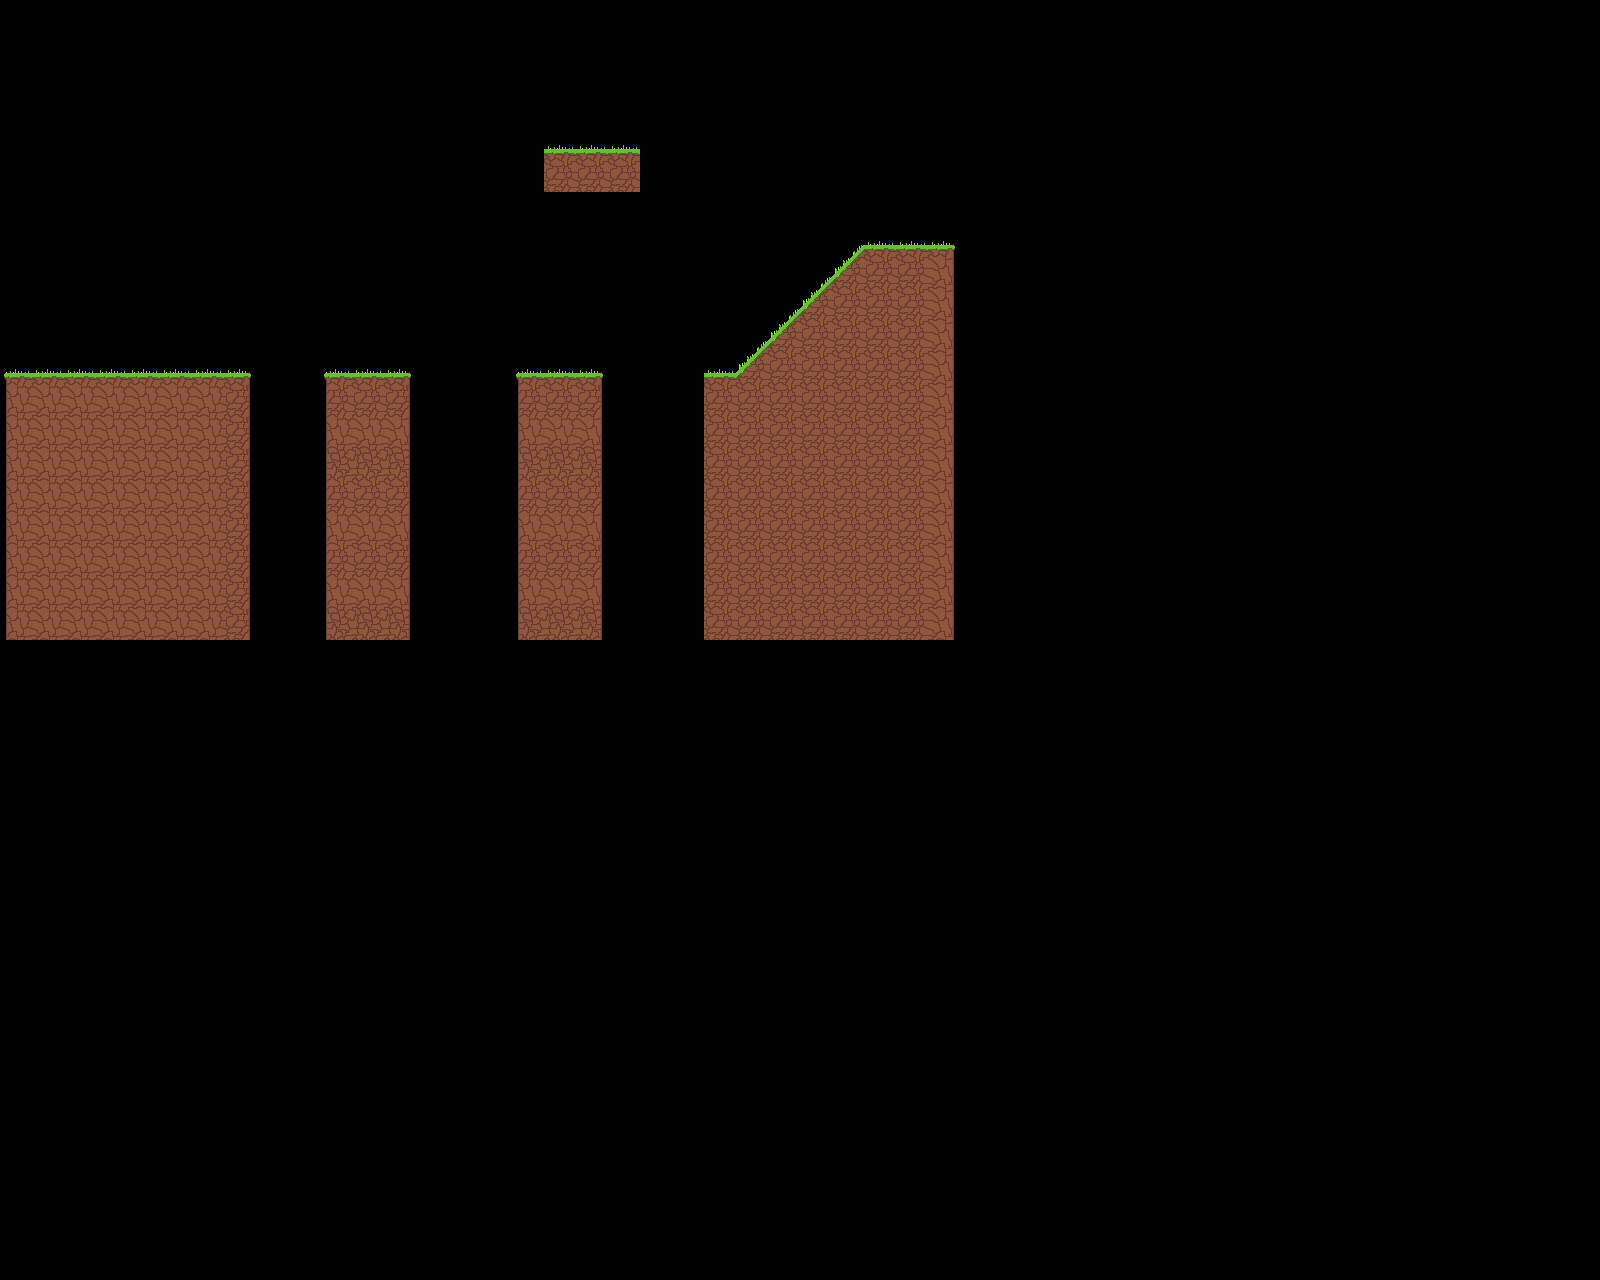

A 2D game scene composited from a Tiled map and its tileset images. What follows is a short description and the map's XML, with every tile layer's data as written:
An orthogonal 50x40 tile map with 32x32 px tiles, 2 tile layers (plataformas, suelos) and 9 objects.

<map version="1.10" tiledversion="1.10.2" orientation="orthogonal" renderorder="right-down" width="50" height="40" tilewidth="32" tileheight="32" infinite="0" nextlayerid="8" nextobjectid="17">
 <tileset firstgid="1" source="tilemap1_32.tsx" />
 <objectgroup id="2" name="estrellas">
  <object id="1" x="781.333" y="497.333">
   <point />
  </object>
  <object id="2" x="428" y="506.667">
   <point />
  </object>
  <object id="3" x="1000" y="628">
   <point />
  </object>
  <object id="4" x="245.333" y="824">
   <point />
  </object>
  <object id="5" x="592" y="821.333">
   <point />
  </object>
  <object id="6" x="790.667" y="853.333">
   <point />
  </object>
 </objectgroup>
 <layer id="7" name="plataformas" width="50" height="40">
  <data encoding="csv">
0,0,0,0,0,0,0,0,0,0,0,0,0,0,0,0,0,0,0,0,0,0,0,0,0,0,0,0,0,0,0,0,0,0,0,0,0,0,0,0,0,0,0,0,0,0,0,0,0,0,
0,0,0,0,0,0,0,0,0,0,0,0,0,0,0,0,0,0,0,0,0,0,0,0,0,0,0,0,0,0,0,0,0,0,0,0,0,0,0,0,0,0,0,0,0,0,0,0,0,0,
0,0,0,0,0,0,0,0,0,0,0,0,0,0,0,0,0,0,0,0,0,0,0,0,0,0,0,0,0,0,0,0,0,0,0,0,0,0,0,0,0,0,0,0,0,0,0,0,0,0,
0,0,0,0,0,0,0,0,0,0,0,0,0,0,0,0,0,0,0,0,0,0,0,0,0,0,0,0,0,0,0,0,0,0,0,0,0,0,0,0,0,0,0,0,0,0,0,0,0,0,
0,0,0,0,0,0,0,0,0,0,0,0,0,0,0,0,0,20,20,20,0,0,0,0,0,0,0,0,0,0,0,0,0,0,0,0,0,0,0,0,0,0,0,0,0,0,0,0,0,0,
0,0,0,0,0,0,0,0,0,0,0,0,0,0,0,0,0,29,29,29,0,0,0,0,0,0,0,0,0,0,0,0,0,0,0,0,0,0,0,0,0,0,0,0,0,0,0,0,0,0,
0,0,0,0,0,0,0,0,0,0,0,0,0,0,0,0,0,0,0,0,0,0,0,0,0,0,0,0,0,0,0,0,0,0,0,0,0,0,0,0,0,0,0,0,0,0,0,0,0,0,
0,0,0,0,0,0,0,0,0,0,0,0,0,0,0,0,0,0,0,0,0,0,0,0,0,0,0,0,0,0,0,0,0,0,0,0,0,0,0,0,0,0,0,0,0,0,0,0,0,0,
0,0,0,0,0,0,0,0,0,0,0,0,0,0,0,0,0,0,0,0,0,0,0,0,0,0,0,0,0,0,0,0,0,0,0,0,0,0,0,0,0,0,0,0,0,0,0,0,0,0,
0,0,0,0,0,0,0,0,0,0,0,0,0,0,0,0,0,0,0,0,0,0,0,0,0,0,0,0,0,0,0,0,0,0,0,0,0,0,0,0,0,0,0,0,0,0,0,0,0,0,
0,0,0,0,0,0,0,0,0,0,0,0,0,0,0,0,0,0,0,0,0,0,0,0,0,0,0,0,0,0,0,0,0,0,0,0,0,0,0,0,0,0,0,0,0,0,0,0,0,0,
0,0,0,0,0,0,0,0,0,0,0,0,0,0,0,0,0,0,0,0,0,0,0,0,0,0,0,0,0,0,0,0,0,0,0,0,0,0,0,0,0,0,0,0,0,0,0,0,0,0,
0,0,0,0,0,0,0,0,0,0,0,0,0,0,0,0,0,0,0,0,0,0,0,0,0,0,0,0,0,0,0,0,0,0,0,0,0,0,0,0,0,0,0,0,0,0,0,0,0,0,
0,0,0,0,0,0,0,0,0,0,0,0,0,0,0,0,0,0,0,0,0,0,0,0,0,0,0,0,0,0,0,0,0,0,0,0,0,0,0,0,0,0,0,0,0,0,0,0,0,0,
0,0,0,0,0,0,0,0,0,0,0,0,0,0,0,0,0,0,0,0,0,0,0,0,0,0,0,0,0,0,0,0,0,0,0,0,0,0,0,0,0,0,0,0,0,0,0,0,0,0,
0,0,0,0,0,0,0,0,0,0,0,0,0,0,0,0,0,0,0,0,0,0,0,0,0,0,0,0,0,0,0,0,0,0,0,0,0,0,0,0,0,0,0,0,0,0,0,0,0,0,
0,0,0,0,0,0,0,0,0,0,0,0,0,0,0,0,0,0,0,0,0,0,0,0,0,0,0,0,0,0,0,0,0,0,0,0,0,0,0,0,0,0,0,0,0,0,0,0,0,0,
0,0,0,0,0,0,0,0,0,0,0,0,0,0,0,0,0,0,0,0,0,0,0,0,0,0,0,0,0,0,0,0,0,0,0,0,0,0,0,0,0,0,0,0,0,0,0,0,0,0,
0,0,0,0,0,0,0,0,0,0,0,0,0,0,0,0,0,0,0,0,0,0,0,0,0,0,0,0,0,0,0,0,0,0,0,0,0,0,0,0,0,0,0,0,0,0,0,0,0,0,
0,0,0,0,0,0,0,0,0,0,0,0,0,0,0,0,0,0,0,0,0,0,0,0,0,0,0,0,0,0,0,0,0,0,0,0,0,0,0,0,0,0,0,0,0,0,0,0,0,0,
0,0,0,0,0,0,0,0,0,0,0,0,0,0,0,0,0,0,0,0,0,0,0,0,0,0,0,0,0,0,0,0,0,0,0,0,0,0,0,0,0,0,0,0,0,0,0,0,0,0,
0,0,0,0,0,0,0,0,0,0,0,0,0,0,0,0,0,0,0,0,0,0,0,0,0,0,0,0,0,0,0,0,0,0,0,0,0,0,0,0,0,0,0,0,0,0,0,0,0,0,
0,0,0,0,0,0,0,0,0,0,0,0,0,0,0,0,0,0,0,0,0,0,0,0,0,0,0,0,0,0,0,0,0,0,0,0,0,0,0,0,0,0,0,0,0,0,0,0,0,0,
0,0,0,0,0,0,0,0,0,0,0,0,0,0,0,0,0,0,0,0,0,0,0,0,0,0,0,0,0,0,0,0,0,0,0,0,0,0,0,0,0,0,0,0,0,0,0,0,0,0,
0,0,0,0,0,0,0,0,0,0,0,0,0,0,0,0,0,0,0,0,0,0,0,0,0,0,0,0,0,0,0,0,0,0,0,0,0,0,0,0,0,0,0,0,0,0,0,0,0,0,
0,0,0,0,0,0,0,0,0,0,0,0,0,0,0,0,0,0,0,0,0,0,0,0,0,0,0,0,0,0,0,0,0,0,0,0,0,0,0,0,0,0,0,0,0,0,0,0,0,0,
0,0,0,0,0,0,0,0,0,0,0,0,0,0,0,0,0,0,0,0,0,0,0,0,0,0,0,0,0,0,0,0,0,0,0,0,0,0,0,0,0,0,0,0,0,0,0,0,0,0,
0,0,0,0,0,0,0,0,0,0,0,0,0,0,0,0,0,0,0,0,0,0,0,0,0,0,0,0,0,0,0,0,0,0,0,0,0,0,0,0,0,0,0,0,0,0,0,0,0,0,
0,0,0,0,0,0,0,0,0,0,0,0,0,0,0,0,0,0,0,0,0,0,0,0,0,0,0,0,0,0,0,0,0,0,0,0,0,0,0,0,0,0,0,0,0,0,0,0,0,0,
0,0,0,0,0,0,0,0,0,0,0,0,0,0,0,0,0,0,0,0,0,0,0,0,0,0,0,0,0,0,0,0,0,0,0,0,0,0,0,0,0,0,0,0,0,0,0,0,0,0,
0,0,0,0,0,0,0,0,0,0,0,0,0,0,0,0,0,0,0,0,0,0,0,0,0,0,0,0,0,0,0,0,0,0,0,0,0,0,0,0,0,0,0,0,0,0,0,0,0,0,
0,0,0,0,0,0,0,0,0,0,0,0,0,0,0,0,0,0,0,0,0,0,0,0,0,0,0,0,0,0,0,0,0,0,0,0,0,0,0,0,0,0,0,0,0,0,0,0,0,0,
0,0,0,0,0,0,0,0,0,0,0,0,0,0,0,0,0,0,0,0,0,0,0,0,0,0,0,0,0,0,0,0,0,0,0,0,0,0,0,0,0,0,0,0,0,0,0,0,0,0,
0,0,0,0,0,0,0,0,0,0,0,0,0,0,0,0,0,0,0,0,0,0,0,0,0,0,0,0,0,0,0,0,0,0,0,0,0,0,0,0,0,0,0,0,0,0,0,0,0,0,
0,0,0,0,0,0,0,0,0,0,0,0,0,0,0,0,0,0,0,0,0,0,0,0,0,0,0,0,0,0,0,0,0,0,0,0,0,0,0,0,0,0,0,0,0,0,0,0,0,0,
0,0,0,0,0,0,0,0,0,0,0,0,0,0,0,0,0,0,0,0,0,0,0,0,0,0,0,0,0,0,0,0,0,0,0,0,0,0,0,0,0,0,0,0,0,0,0,0,0,0,
0,0,0,0,0,0,0,0,0,0,0,0,0,0,0,0,0,0,0,0,0,0,0,0,0,0,0,0,0,0,0,0,0,0,0,0,0,0,0,0,0,0,0,0,0,0,0,0,0,0,
0,0,0,0,0,0,0,0,0,0,0,0,0,0,0,0,0,0,0,0,0,0,0,0,0,0,0,0,0,0,0,0,0,0,0,0,0,0,0,0,0,0,0,0,0,0,0,0,0,0,
0,0,0,0,0,0,0,0,0,0,0,0,0,0,0,0,0,0,0,0,0,0,0,0,0,0,0,0,0,0,0,0,0,0,0,0,0,0,0,0,0,0,0,0,0,0,0,0,0,0,
0,0,0,0,0,0,0,0,0,0,0,0,0,0,0,0,0,0,0,0,0,0,0,0,0,0,0,0,0,0,0,0,0,0,0,0,0,0,0,0,0,0,0,0,0,0,0,0,0,0
</data>
 </layer>
 <objectgroup id="3" name="gotas">
  <object id="8" x="345.455" y="451.515">
   <point />
  </object>
  <object id="9" x="399.5" y="504">
   <point />
  </object>
  <object id="10" x="339" y="500">
   <point />
  </object>
 </objectgroup>
 <layer id="1" name="suelos" width="30" height="20">
  <data encoding="csv">
0,0,0,0,0,0,0,0,0,0,0,0,0,0,0,0,0,0,0,0,0,0,0,0,0,0,0,0,0,0,
0,0,0,0,0,0,0,0,0,0,0,0,0,0,0,0,0,0,0,0,0,0,0,0,0,0,0,0,0,0,
0,0,0,0,0,0,0,0,0,0,0,0,0,0,0,0,0,0,0,0,0,0,0,0,0,0,0,0,0,0,
0,0,0,0,0,0,0,0,0,0,0,0,0,0,0,0,0,0,0,0,0,0,0,0,0,0,0,0,0,0,
0,0,0,0,0,0,0,0,0,0,0,0,0,0,0,0,0,0,0,0,0,0,0,0,0,0,0,0,0,0,
0,0,0,0,0,0,0,0,0,0,0,0,0,0,0,0,0,0,0,0,0,0,0,0,0,0,0,0,0,0,
0,0,0,0,0,0,0,0,0,0,0,0,0,0,0,0,0,0,0,0,0,0,0,0,0,0,0,0,0,0,
0,0,0,0,0,0,0,0,0,0,0,0,0,0,0,0,0,0,0,0,0,0,0,0,0,0,14,20,20,21,
0,0,0,0,0,0,0,0,0,0,0,0,0,0,0,0,0,0,0,0,0,0,0,0,0,14,23,29,29,39,
0,0,0,0,0,0,0,0,0,0,0,0,0,0,0,0,0,0,0,0,0,0,0,0,14,23,29,29,29,39,
0,0,0,0,0,0,0,0,0,0,0,0,0,0,0,0,0,0,0,0,0,0,0,14,23,29,29,29,29,39,
19,20,20,20,20,20,20,21,0,0,19,20,21,0,0,0,19,20,21,0,0,0,20,23,29,29,29,29,29,39,
37,38,38,38,38,38,38,30,0,0,28,29,30,0,0,0,28,29,30,0,0,0,29,29,29,29,29,29,29,39,
37,38,38,38,38,38,38,30,0,0,37,38,39,0,0,0,37,38,39,0,0,0,29,29,29,29,29,29,29,39,
37,38,38,38,38,38,38,30,0,0,46,47,48,0,0,0,46,47,48,0,0,0,29,29,29,29,29,29,29,39,
37,38,38,38,38,38,38,30,0,0,28,29,30,0,0,0,28,29,30,0,0,0,29,29,29,29,29,29,29,39,
37,38,38,38,38,38,38,30,0,0,37,38,39,0,0,0,37,38,39,0,0,0,29,29,29,29,29,29,29,39,
37,38,38,38,38,38,38,30,0,0,28,29,30,0,0,0,28,29,30,0,0,0,29,29,29,29,29,29,29,39,
37,38,38,38,38,38,38,30,0,0,37,38,39,0,0,0,37,38,39,0,0,0,29,29,29,29,29,29,29,39,
37,38,38,38,38,38,38,30,0,0,46,47,48,0,0,0,46,47,48,0,0,0,29,29,29,29,29,29,29,39
</data>
 </layer>
</map>
